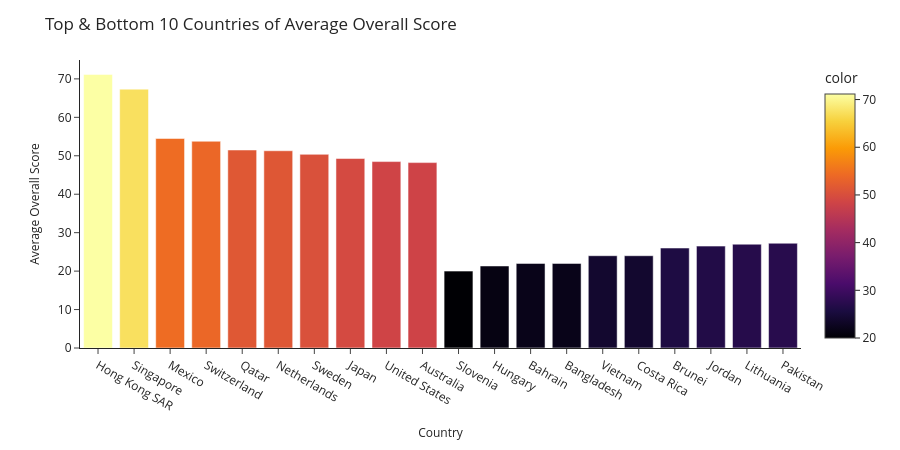

The cell this chart's notebook holds for it:
### Markdown cell above
**Overall Score**

### Code cell
top10_score_country = df.groupby('Location')['Overall_Score'].mean().sort_values(ascending = False)[:10]
low10_score_country = df.groupby('Location')['Overall_Score'].mean().sort_values()[:10]
overall_score_country = pd.concat([top10_score_country, low10_score_country])

fig = px.bar(
    x = overall_score_country.index, 
    y = overall_score_country.values, 
    color = overall_score_country.values, 
    color_continuous_scale = 'Inferno')

fig.update_layout(
    title_text = 'Top & Bottom 10 Countries of Average Overall Score', 
    template = 'simple_white', 
    xaxis = dict(
        title = 'Country', 
        titlefont_size = 12), 
    yaxis = dict(
        title = 'Average Overall Score', 
        titlefont_size = 12), 
    width = 900, 
    height = 450)

fig.show()

### Figure 1 — Plotly figure (JSON) as saved in the notebook; plotly's stock layout.template omitted (floating-point values rounded to 4 significant figures)
{"data": [{"alignmentgroup": "True", "hovertemplate": "x=%{x}<br>y=%{y}<br>color=%{marker.color}<extra></extra>", "legendgroup": "", "marker": {"color": [71.17, 67.33, 54.5, 53.78, 51.5, 51.31, 50.38, 49.29, 48.49, 48.23, 20, 21.33, 22, 22, 24, 24, 26, 26.5, 27, 27.25], "coloraxis": "coloraxis", "pattern": {"shape": ""}}, "name": "", "offsetgroup": "", "orientation": "v", "showlegend": false, "textposition": "auto", "type": "bar", "x": ["Hong Kong SAR", "Singapore", "Mexico", "Switzerland", "Qatar", "Netherlands", "Sweden", "Japan", "United States", "Australia", "Slovenia", "Hungary", "Bahrain", "Bangladesh", "Vietnam", "Costa Rica", "Brunei", "Jordan", "Lithuania", "Pakistan"], "xaxis": "x", "y": [71.17, 67.33, 54.5, 53.78, 51.5, 51.31, 50.38, 49.29, 48.49, 48.23, 20, 21.33, 22, 22, 24, 24, 26, 26.5, 27, 27.25], "yaxis": "y"}], "layout": {"barmode": "relative", "coloraxis": {"colorbar": {"title": {"text": "color"}}, "colorscale": [[0, "#000004"], [0.1111, "#1b0c41"], [0.2222, "#4a0c6b"], [0.3333, "#781c6d"], [0.4444, "#a52c60"], [0.5556, "#cf4446"], [0.6667, "#ed6925"], [0.7778, "#fb9b06"], [0.8889, "#f7d13d"], [1, "#fcffa4"]]}, "height": 450, "legend": {"tracegroupgap": 0}, "margin": {"t": 60}, "title": {"text": "Top & Bottom 10 Countries of Average Overall Score"}, "width": 900, "xaxis": {"anchor": "y", "domain": [0, 1], "title": {"font": {"size": 12}, "text": "Country"}}, "yaxis": {"anchor": "x", "domain": [0, 1], "title": {"font": {"size": 12}, "text": "Average Overall Score"}}}}
